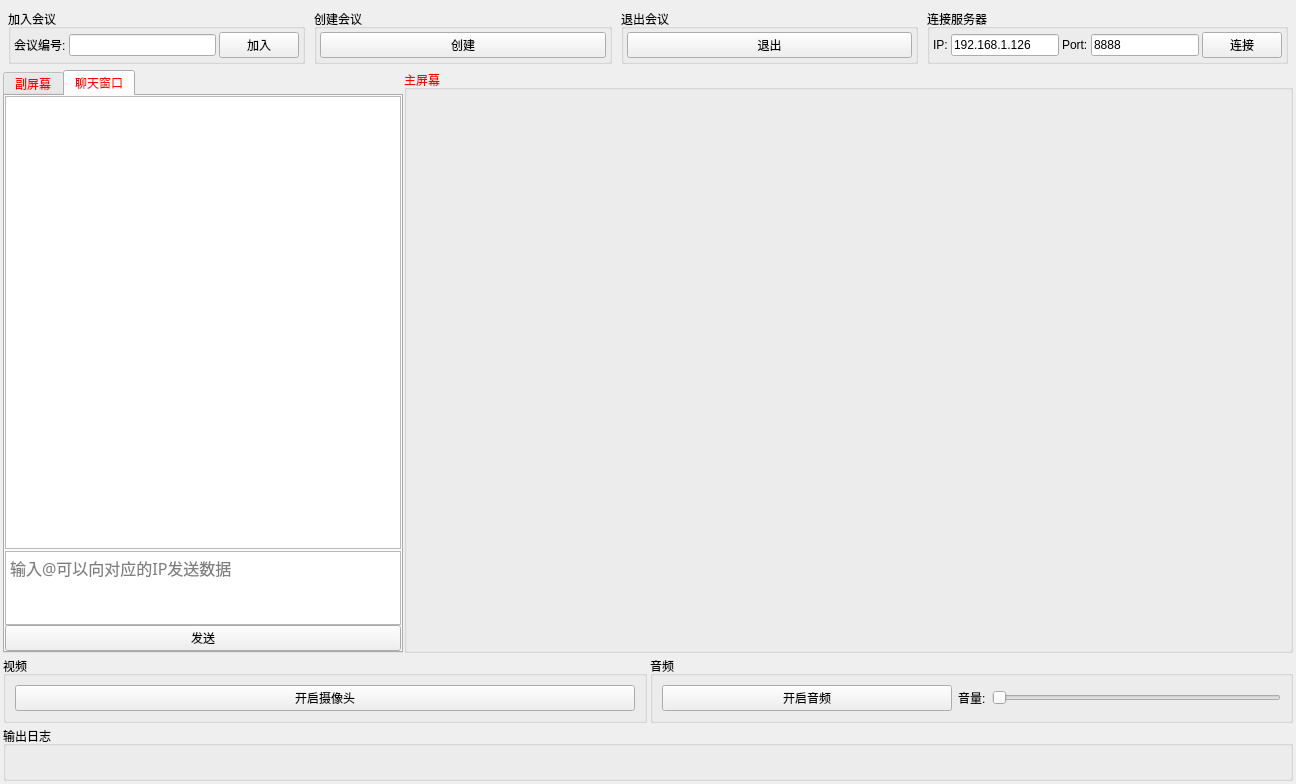
<?xml version="1.0" encoding="UTF-8"?>
<ui version="4.0">
 <class>Widget</class>
 <widget class="QWidget" name="Widget">
  <property name="enabled">
   <bool>true</bool>
  </property>
  <property name="geometry">
   <rect>
    <x>0</x>
    <y>0</y>
    <width>1296</width>
    <height>784</height>
   </rect>
  </property>
  <property name="sizePolicy">
   <sizepolicy hsizetype="Preferred" vsizetype="Fixed">
    <horstretch>0</horstretch>
    <verstretch>0</verstretch>
   </sizepolicy>
  </property>
  <property name="minimumSize">
   <size>
    <width>900</width>
    <height>600</height>
   </size>
  </property>
  <property name="windowTitle">
   <string>云会议</string>
  </property>
  <layout class="QVBoxLayout" name="verticalLayout">
   <property name="spacing">
    <number>3</number>
   </property>
   <property name="leftMargin">
    <number>3</number>
   </property>
   <property name="topMargin">
    <number>3</number>
   </property>
   <property name="rightMargin">
    <number>3</number>
   </property>
   <property name="bottomMargin">
    <number>3</number>
   </property>
   <item>
    <layout class="QHBoxLayout" name="horizontalLayout">
     <property name="spacing">
      <number>9</number>
     </property>
     <property name="leftMargin">
      <number>5</number>
     </property>
     <property name="topMargin">
      <number>6</number>
     </property>
     <property name="rightMargin">
      <number>5</number>
     </property>
     <property name="bottomMargin">
      <number>3</number>
     </property>
     <item>
      <widget class="QGroupBox" name="joinmeetBox">
       <property name="sizePolicy">
        <sizepolicy hsizetype="Expanding" vsizetype="Fixed">
         <horstretch>0</horstretch>
         <verstretch>0</verstretch>
        </sizepolicy>
       </property>
       <property name="cursor">
        <cursorShape>ArrowCursor</cursorShape>
       </property>
       <property name="title">
        <string>加入会议</string>
       </property>
       <layout class="QHBoxLayout" name="horizontalLayout_2">
        <property name="spacing">
         <number>3</number>
        </property>
        <property name="leftMargin">
         <number>3</number>
        </property>
        <property name="topMargin">
         <number>3</number>
        </property>
        <property name="rightMargin">
         <number>3</number>
        </property>
        <property name="bottomMargin">
         <number>3</number>
        </property>
        <item>
         <widget class="QLabel" name="joinmeet_label">
          <property name="text">
           <string>会议编号:</string>
          </property>
         </widget>
        </item>
        <item>
         <widget class="QLineEdit" name="meetno"/>
        </item>
        <item>
         <widget class="QPushButton" name="joinmeetBtn">
          <property name="cursor">
           <cursorShape>ArrowCursor</cursorShape>
          </property>
          <property name="text">
           <string>加入</string>
          </property>
         </widget>
        </item>
       </layout>
      </widget>
     </item>
     <item>
      <widget class="QGroupBox" name="createmeetBox">
       <property name="sizePolicy">
        <sizepolicy hsizetype="Expanding" vsizetype="Fixed">
         <horstretch>0</horstretch>
         <verstretch>0</verstretch>
        </sizepolicy>
       </property>
       <property name="cursor">
        <cursorShape>ArrowCursor</cursorShape>
       </property>
       <property name="title">
        <string>创建会议</string>
       </property>
       <layout class="QHBoxLayout" name="horizontalLayout_3">
        <property name="spacing">
         <number>3</number>
        </property>
        <property name="leftMargin">
         <number>3</number>
        </property>
        <property name="topMargin">
         <number>3</number>
        </property>
        <property name="rightMargin">
         <number>3</number>
        </property>
        <property name="bottomMargin">
         <number>3</number>
        </property>
        <item>
         <widget class="QPushButton" name="createmeetBtn">
          <property name="cursor">
           <cursorShape>ArrowCursor</cursorShape>
          </property>
          <property name="text">
           <string>创建</string>
          </property>
         </widget>
        </item>
       </layout>
      </widget>
     </item>
     <item>
      <widget class="QGroupBox" name="exitmeetBox">
       <property name="sizePolicy">
        <sizepolicy hsizetype="Expanding" vsizetype="Fixed">
         <horstretch>0</horstretch>
         <verstretch>0</verstretch>
        </sizepolicy>
       </property>
       <property name="cursor">
        <cursorShape>ArrowCursor</cursorShape>
       </property>
       <property name="title">
        <string>退出会议</string>
       </property>
       <layout class="QHBoxLayout" name="horizontalLayout_4">
        <property name="spacing">
         <number>3</number>
        </property>
        <property name="leftMargin">
         <number>3</number>
        </property>
        <property name="topMargin">
         <number>3</number>
        </property>
        <property name="rightMargin">
         <number>3</number>
        </property>
        <property name="bottomMargin">
         <number>3</number>
        </property>
        <item>
         <widget class="QPushButton" name="exitmeetBtn">
          <property name="cursor">
           <cursorShape>ArrowCursor</cursorShape>
          </property>
          <property name="text">
           <string>退出</string>
          </property>
         </widget>
        </item>
       </layout>
      </widget>
     </item>
     <item>
      <widget class="QGroupBox" name="groupBox_4">
       <property name="title">
        <string>连接服务器</string>
       </property>
       <layout class="QHBoxLayout" name="horizontalLayout_7">
        <property name="spacing">
         <number>3</number>
        </property>
        <property name="leftMargin">
         <number>3</number>
        </property>
        <property name="topMargin">
         <number>3</number>
        </property>
        <property name="rightMargin">
         <number>3</number>
        </property>
        <property name="bottomMargin">
         <number>3</number>
        </property>
        <item>
         <widget class="QLabel" name="label">
          <property name="text">
           <string>IP:</string>
          </property>
         </widget>
        </item>
        <item>
         <widget class="QLineEdit" name="ip">
          <property name="sizePolicy">
           <sizepolicy hsizetype="Minimum" vsizetype="Fixed">
            <horstretch>0</horstretch>
            <verstretch>0</verstretch>
           </sizepolicy>
          </property>
          <property name="minimumSize">
           <size>
            <width>0</width>
            <height>0</height>
           </size>
          </property>
          <property name="text">
           <string>192.168.1.126</string>
          </property>
         </widget>
        </item>
        <item>
         <widget class="QLabel" name="label_2">
          <property name="text">
           <string>Port:</string>
          </property>
         </widget>
        </item>
        <item>
         <widget class="QLineEdit" name="port">
          <property name="sizePolicy">
           <sizepolicy hsizetype="Minimum" vsizetype="Fixed">
            <horstretch>0</horstretch>
            <verstretch>0</verstretch>
           </sizepolicy>
          </property>
          <property name="maximumSize">
           <size>
            <width>300</width>
            <height>16777215</height>
           </size>
          </property>
          <property name="text">
           <string>8888</string>
          </property>
         </widget>
        </item>
        <item>
         <widget class="QPushButton" name="connServer">
          <property name="text">
           <string>连接</string>
          </property>
         </widget>
        </item>
       </layout>
      </widget>
     </item>
    </layout>
   </item>
   <item>
    <layout class="QHBoxLayout" name="horizontalLayout_5">
     <property name="spacing">
      <number>1</number>
     </property>
     <item>
      <widget class="QTabWidget" name="tabWidget">
       <property name="sizePolicy">
        <sizepolicy hsizetype="Minimum" vsizetype="Expanding">
         <horstretch>0</horstretch>
         <verstretch>0</verstretch>
        </sizepolicy>
       </property>
       <property name="minimumSize">
        <size>
         <width>400</width>
         <height>0</height>
        </size>
       </property>
       <property name="palette">
        <palette>
         <active>
          <colorrole role="WindowText">
           <brush brushstyle="SolidPattern">
            <color alpha="255">
             <red>255</red>
             <green>0</green>
             <blue>0</blue>
            </color>
           </brush>
          </colorrole>
          <colorrole role="Text">
           <brush brushstyle="SolidPattern">
            <color alpha="255">
             <red>255</red>
             <green>0</green>
             <blue>0</blue>
            </color>
           </brush>
          </colorrole>
          <colorrole role="PlaceholderText">
           <brush brushstyle="SolidPattern">
            <color alpha="128">
             <red>255</red>
             <green>0</green>
             <blue>0</blue>
            </color>
           </brush>
          </colorrole>
         </active>
         <inactive>
          <colorrole role="WindowText">
           <brush brushstyle="SolidPattern">
            <color alpha="255">
             <red>255</red>
             <green>0</green>
             <blue>0</blue>
            </color>
           </brush>
          </colorrole>
          <colorrole role="Text">
           <brush brushstyle="SolidPattern">
            <color alpha="255">
             <red>255</red>
             <green>0</green>
             <blue>0</blue>
            </color>
           </brush>
          </colorrole>
          <colorrole role="PlaceholderText">
           <brush brushstyle="SolidPattern">
            <color alpha="128">
             <red>255</red>
             <green>0</green>
             <blue>0</blue>
            </color>
           </brush>
          </colorrole>
         </inactive>
         <disabled>
          <colorrole role="WindowText">
           <brush brushstyle="SolidPattern">
            <color alpha="255">
             <red>120</red>
             <green>120</green>
             <blue>120</blue>
            </color>
           </brush>
          </colorrole>
          <colorrole role="Text">
           <brush brushstyle="SolidPattern">
            <color alpha="255">
             <red>120</red>
             <green>120</green>
             <blue>120</blue>
            </color>
           </brush>
          </colorrole>
          <colorrole role="PlaceholderText">
           <brush brushstyle="SolidPattern">
            <color alpha="128">
             <red>0</red>
             <green>0</green>
             <blue>0</blue>
            </color>
           </brush>
          </colorrole>
         </disabled>
        </palette>
       </property>
       <property name="tabShape">
        <enum>QTabWidget::Rounded</enum>
       </property>
       <property name="currentIndex">
        <number>1</number>
       </property>
       <property name="usesScrollButtons">
        <bool>true</bool>
       </property>
       <widget class="QWidget" name="tab_5">
        <attribute name="title">
         <string>副屏幕</string>
        </attribute>
        <layout class="QVBoxLayout" name="verticalLayout_5">
         <property name="spacing">
          <number>0</number>
         </property>
         <property name="leftMargin">
          <number>0</number>
         </property>
         <property name="topMargin">
          <number>0</number>
         </property>
         <property name="rightMargin">
          <number>0</number>
         </property>
         <property name="bottomMargin">
          <number>0</number>
         </property>
         <item>
          <widget class="QScrollArea" name="scrollArea">
           <property name="lineWidth">
            <number>0</number>
           </property>
           <property name="widgetResizable">
            <bool>true</bool>
           </property>
           <widget class="QWidget" name="scrollAreaWidgetContents">
            <property name="geometry">
             <rect>
              <x>0</x>
              <y>0</y>
              <width>98</width>
              <height>28</height>
             </rect>
            </property>
            <property name="sizePolicy">
             <sizepolicy hsizetype="Expanding" vsizetype="Expanding">
              <horstretch>0</horstretch>
              <verstretch>0</verstretch>
             </sizepolicy>
            </property>
            <layout class="QVBoxLayout" name="verticalLayout_3">
             <property name="spacing">
              <number>3</number>
             </property>
             <property name="leftMargin">
              <number>0</number>
             </property>
             <property name="topMargin">
              <number>0</number>
             </property>
             <property name="rightMargin">
              <number>0</number>
             </property>
             <property name="bottomMargin">
              <number>0</number>
             </property>
            </layout>
           </widget>
          </widget>
         </item>
        </layout>
       </widget>
       <widget class="QWidget" name="tab_6">
        <property name="sizePolicy">
         <sizepolicy hsizetype="Expanding" vsizetype="Expanding">
          <horstretch>0</horstretch>
          <verstretch>0</verstretch>
         </sizepolicy>
        </property>
        <attribute name="title">
         <string>聊天窗口</string>
        </attribute>
        <layout class="QVBoxLayout" name="verticalLayout_6">
         <property name="spacing">
          <number>2</number>
         </property>
         <property name="leftMargin">
          <number>0</number>
         </property>
         <property name="topMargin">
          <number>0</number>
         </property>
         <property name="rightMargin">
          <number>0</number>
         </property>
         <property name="bottomMargin">
          <number>0</number>
         </property>
         <item>
          <widget class="QListWidget" name="listWidget">
           <property name="focusPolicy">
            <enum>Qt::NoFocus</enum>
           </property>
           <property name="horizontalScrollBarPolicy">
            <enum>Qt::ScrollBarAlwaysOff</enum>
           </property>
           <property name="sizeAdjustPolicy">
            <enum>QAbstractScrollArea::AdjustToContents</enum>
           </property>
           <property name="autoScrollMargin">
            <number>0</number>
           </property>
           <property name="itemAlignment">
            <set>Qt::AlignLeading|Qt::AlignLeft|Qt::AlignRight|Qt::AlignTrailing</set>
           </property>
          </widget>
         </item>
         <item>
          <widget class="QWidget" name="widget" native="true">
           <property name="sizePolicy">
            <sizepolicy hsizetype="Preferred" vsizetype="Minimum">
             <horstretch>0</horstretch>
             <verstretch>0</verstretch>
            </sizepolicy>
           </property>
           <property name="maximumSize">
            <size>
             <width>16777215</width>
             <height>100</height>
            </size>
           </property>
           <layout class="QVBoxLayout" name="verticalLayout_7">
            <property name="spacing">
             <number>0</number>
            </property>
            <property name="leftMargin">
             <number>0</number>
            </property>
            <property name="topMargin">
             <number>0</number>
            </property>
            <property name="rightMargin">
             <number>0</number>
            </property>
            <property name="bottomMargin">
             <number>0</number>
            </property>
            <item>
             <widget class="MyTextEdit" name="plainTextEdit">
              <property name="sizePolicy">
               <sizepolicy hsizetype="Minimum" vsizetype="Expanding">
                <horstretch>0</horstretch>
                <verstretch>0</verstretch>
               </sizepolicy>
              </property>
              <property name="maximumSize">
               <size>
                <width>16777215</width>
                <height>80</height>
               </size>
              </property>
              <property name="palette">
               <palette>
                <active>
                 <colorrole role="WindowText">
                  <brush brushstyle="SolidPattern">
                   <color alpha="255">
                    <red>0</red>
                    <green>0</green>
                    <blue>0</blue>
                   </color>
                  </brush>
                 </colorrole>
                 <colorrole role="Text">
                  <brush brushstyle="SolidPattern">
                   <color alpha="255">
                    <red>0</red>
                    <green>0</green>
                    <blue>0</blue>
                   </color>
                  </brush>
                 </colorrole>
                 <colorrole role="PlaceholderText">
                  <brush brushstyle="NoBrush">
                   <color alpha="128">
                    <red>0</red>
                    <green>0</green>
                    <blue>0</blue>
                   </color>
                  </brush>
                 </colorrole>
                </active>
                <inactive>
                 <colorrole role="WindowText">
                  <brush brushstyle="SolidPattern">
                   <color alpha="255">
                    <red>0</red>
                    <green>0</green>
                    <blue>0</blue>
                   </color>
                  </brush>
                 </colorrole>
                 <colorrole role="Text">
                  <brush brushstyle="SolidPattern">
                   <color alpha="255">
                    <red>0</red>
                    <green>0</green>
                    <blue>0</blue>
                   </color>
                  </brush>
                 </colorrole>
                 <colorrole role="PlaceholderText">
                  <brush brushstyle="NoBrush">
                   <color alpha="128">
                    <red>0</red>
                    <green>0</green>
                    <blue>0</blue>
                   </color>
                  </brush>
                 </colorrole>
                </inactive>
                <disabled>
                 <colorrole role="WindowText">
                  <brush brushstyle="SolidPattern">
                   <color alpha="255">
                    <red>120</red>
                    <green>120</green>
                    <blue>120</blue>
                   </color>
                  </brush>
                 </colorrole>
                 <colorrole role="Text">
                  <brush brushstyle="SolidPattern">
                   <color alpha="255">
                    <red>120</red>
                    <green>120</green>
                    <blue>120</blue>
                   </color>
                  </brush>
                 </colorrole>
                 <colorrole role="PlaceholderText">
                  <brush brushstyle="NoBrush">
                   <color alpha="128">
                    <red>0</red>
                    <green>0</green>
                    <blue>0</blue>
                   </color>
                  </brush>
                 </colorrole>
                </disabled>
               </palette>
              </property>
              <property name="font">
               <font>
                <family>Microsoft YaHei</family>
                <pointsize>12</pointsize>
               </font>
              </property>
              <property name="placeholderText">
               <string notr="true">输入@可以向对应的IP发送数据</string>
              </property>
             </widget>
            </item>
            <item>
             <widget class="QPushButton" name="sendmsg">
              <property name="text">
               <string>发送</string>
              </property>
             </widget>
            </item>
           </layout>
          </widget>
         </item>
        </layout>
       </widget>
      </widget>
     </item>
     <item>
      <widget class="QGroupBox" name="groupBox_2">
       <property name="sizePolicy">
        <sizepolicy hsizetype="Expanding" vsizetype="Expanding">
         <horstretch>0</horstretch>
         <verstretch>0</verstretch>
        </sizepolicy>
       </property>
       <property name="palette">
        <palette>
         <active>
          <colorrole role="WindowText">
           <brush brushstyle="SolidPattern">
            <color alpha="255">
             <red>255</red>
             <green>0</green>
             <blue>0</blue>
            </color>
           </brush>
          </colorrole>
         </active>
         <inactive>
          <colorrole role="WindowText">
           <brush brushstyle="SolidPattern">
            <color alpha="255">
             <red>255</red>
             <green>0</green>
             <blue>0</blue>
            </color>
           </brush>
          </colorrole>
         </inactive>
         <disabled>
          <colorrole role="WindowText">
           <brush brushstyle="SolidPattern">
            <color alpha="255">
             <red>120</red>
             <green>120</green>
             <blue>120</blue>
            </color>
           </brush>
          </colorrole>
         </disabled>
        </palette>
       </property>
       <property name="title">
        <string>主屏幕</string>
       </property>
       <layout class="QGridLayout" name="gridLayout">
        <property name="leftMargin">
         <number>0</number>
        </property>
        <property name="topMargin">
         <number>0</number>
        </property>
        <property name="rightMargin">
         <number>0</number>
        </property>
        <property name="bottomMargin">
         <number>0</number>
        </property>
        <property name="spacing">
         <number>0</number>
        </property>
        <item row="0" column="0">
         <widget class="QLabel" name="mainshow_label">
          <property name="sizePolicy">
           <sizepolicy hsizetype="Expanding" vsizetype="Expanding">
            <horstretch>0</horstretch>
            <verstretch>0</verstretch>
           </sizepolicy>
          </property>
          <property name="text">
           <string/>
          </property>
          <property name="openExternalLinks">
           <bool>false</bool>
          </property>
         </widget>
        </item>
       </layout>
      </widget>
     </item>
    </layout>
   </item>
   <item>
    <layout class="QHBoxLayout" name="horizontalLayout_6">
     <item>
      <widget class="QGroupBox" name="groupBox_5">
       <property name="sizePolicy">
        <sizepolicy hsizetype="Expanding" vsizetype="Preferred">
         <horstretch>0</horstretch>
         <verstretch>0</verstretch>
        </sizepolicy>
       </property>
       <property name="title">
        <string>视频</string>
       </property>
       <layout class="QHBoxLayout" name="horizontalLayout_9">
        <item>
         <widget class="QPushButton" name="openVideo">
          <property name="text">
           <string>开启摄像头</string>
          </property>
         </widget>
        </item>
       </layout>
      </widget>
     </item>
     <item>
      <widget class="QGroupBox" name="groupBox_6">
       <property name="title">
        <string>音频</string>
       </property>
       <layout class="QHBoxLayout" name="horizontalLayout_8">
        <item>
         <widget class="QPushButton" name="openAudio">
          <property name="sizePolicy">
           <sizepolicy hsizetype="Expanding" vsizetype="Fixed">
            <horstretch>0</horstretch>
            <verstretch>0</verstretch>
           </sizepolicy>
          </property>
          <property name="text">
           <string>开启音频</string>
          </property>
         </widget>
        </item>
        <item>
         <widget class="QLabel" name="label_3">
          <property name="text">
           <string>音量:</string>
          </property>
         </widget>
        </item>
        <item>
         <widget class="QSlider" name="horizontalSlider">
          <property name="orientation">
           <enum>Qt::Horizontal</enum>
          </property>
         </widget>
        </item>
       </layout>
      </widget>
     </item>
    </layout>
   </item>
   <item>
    <widget class="QGroupBox" name="groupBox_3">
     <property name="sizePolicy">
      <sizepolicy hsizetype="Expanding" vsizetype="Fixed">
       <horstretch>0</horstretch>
       <verstretch>0</verstretch>
      </sizepolicy>
     </property>
     <property name="title">
      <string>输出日志</string>
     </property>
     <layout class="QVBoxLayout" name="verticalLayout_2">
      <property name="spacing">
       <number>6</number>
      </property>
      <property name="leftMargin">
       <number>9</number>
      </property>
      <property name="topMargin">
       <number>9</number>
      </property>
      <property name="rightMargin">
       <number>9</number>
      </property>
      <property name="bottomMargin">
       <number>9</number>
      </property>
      <item>
       <widget class="QLabel" name="outlog">
        <property name="sizePolicy">
         <sizepolicy hsizetype="Expanding" vsizetype="Preferred">
          <horstretch>0</horstretch>
          <verstretch>0</verstretch>
         </sizepolicy>
        </property>
        <property name="palette">
         <palette>
          <active>
           <colorrole role="WindowText">
            <brush brushstyle="SolidPattern">
             <color alpha="255">
              <red>255</red>
              <green>0</green>
              <blue>0</blue>
             </color>
            </brush>
           </colorrole>
          </active>
          <inactive>
           <colorrole role="WindowText">
            <brush brushstyle="SolidPattern">
             <color alpha="255">
              <red>255</red>
              <green>0</green>
              <blue>0</blue>
             </color>
            </brush>
           </colorrole>
          </inactive>
          <disabled>
           <colorrole role="WindowText">
            <brush brushstyle="SolidPattern">
             <color alpha="255">
              <red>120</red>
              <green>120</green>
              <blue>120</blue>
             </color>
            </brush>
           </colorrole>
          </disabled>
         </palette>
        </property>
        <property name="text">
         <string/>
        </property>
       </widget>
      </item>
     </layout>
    </widget>
   </item>
  </layout>
 </widget>
 <customwidgets>
  <customwidget>
   <class>MyTextEdit</class>
   <extends>QPlainTextEdit</extends>
   <header>mytextedit.h</header>
  </customwidget>
 </customwidgets>
 <resources/>
 <connections/>
</ui>
